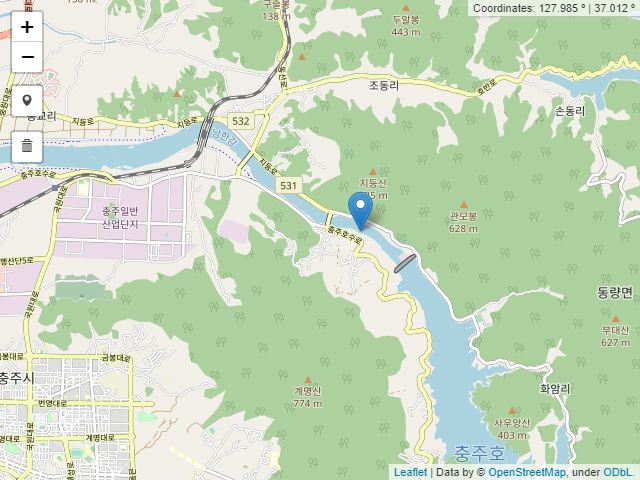
#> input picture complete_form/Add_widget/hi.png, 640 x 480 px
$ python 'Distance Algorithm.py'
#> lines starting #> are read from the running program, lines starting #| are printed output that depends on the picture; after the words box and inside, x2 and y2 are one past the last pixel; in counts of white or black regions, pixels touching at a corner belong together
### complete_form/Add_widget/Color_Extractor.py
from PIL import Image
import numpy as np
import sys

img = Image.open("hi.png")
#> img is the input picture: PIL image 640x480 RGBA; mean R, G, B, A 199.4, 218, 190.3, 255
# img.show()

np_img = np.array(img)
# [4 lines of commented-out code are left out]
RGB_Img = np_img[:,:,0:3]
# print(RGB_Img)

# for i in range(len(RGB_Img[0][0])):
for j in range(len(RGB_Img)):
    for k in range(len(RGB_Img[0])): ### RGB_Img[j][k][i]
        if RGB_Img[j][k][0] == 170 and RGB_Img[j][k][1] == 211 and RGB_Img[j][k][2] == 223:
            RGB_Img[j][k][0] = 255
            RGB_Img[j][k][1] = 255
            RGB_Img[j][k][2] = 255
        else:
            RGB_Img[j][k][0] = 0
            RGB_Img[j][k][1] = 0
            RGB_Img[j][k][2] = 0
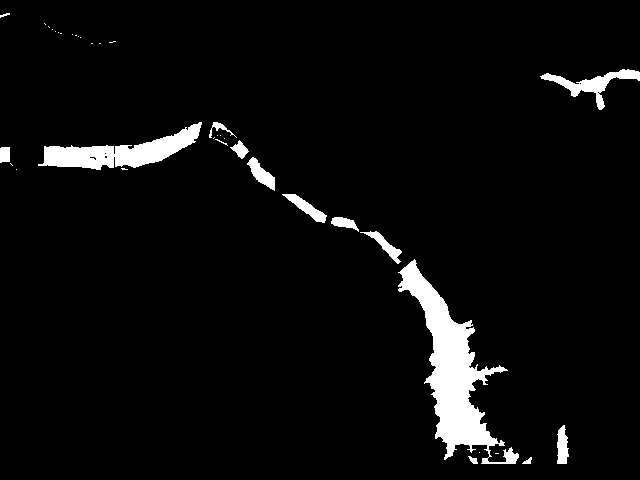
#> RGB_Img: shape (480, 640, 3); 4.6% white; 37 white regions (23 under 20 px), largest, box (x1, y1, x2, y2) and area: (398, 259, 519, 464) 7378, (38, 122, 202, 170) 3164, (540, 69, 640, 110) 1084


# print("RGB_IMG : ", RGB_Img)

# np_to_IMG = Image.fromarray(RGB_Img, 'RGB')
# np_to_IMG.show()

binary_img = RGB_Img[:,:,0]
# Image.fromarray(binary_img).show()

distance_array = np.zeros(binary_img.shape)
# print(distance_array)
# 초기화
for i in range(len(binary_img)):
    for j in range(len(binary_img[0])):
        if binary_img[i][j] == 255:
            distance_array[i][j] = 1036800001
        elif binary_img[i][j] == 0:
            distance_array[i][j] = -1
        else:
            # print("error")
            pass

final_array = distance_array
#goal pixel
distance_array[183][399] = 0
#> distance_array: shape (480, 640) float64; min -1, max 1.04e+09, mean 47226374.1
current_pixel =[189,388]
print("here" , distance_array[current_pixel[0], current_pixel[1]])
#| here -1.0
for i in range(len(binary_img)):
    for j in range(len(binary_img[0])):
        if distance_array[i][j] == -1:
            pass
        else:
            Not_None_buffer = []
            for m in range(3):
                for n in range(3):
                    # print("m, n : ", m,n)
                    try:
                        if distance_array[i-1+m][j-1+n] != -1:
                            Not_None_buffer.append(distance_array[i-1+m][j-1+n])
                        else:
                            pass
                            # print("pass")
                    except:
                        pass
            # print(min(Not_None_buffer))
            # print("buffer : ", Not_None_buffer)

            check_array = np.array(1036800001) * len(Not_None_buffer)
            check_array = ( check_array == Not_None_buffer)
            if (len(Not_None_buffer) != 0) and False in check_array:
                # print("done")
                final_array[i][j] = min(Not_None_buffer) + 1
#> final_array: shape (480, 640) float64; min -1, max 1.04e+09, mean 47226374.1
            # print('final_array : ', final_array)

### complete_form/Add_widget/Distance Algorithm.py
import copy
import sys

from PIL import Image
import numpy as np

import Color_Extractor

binary_img = Color_Extractor.binary_img
print(binary_img)

# distance array initializing
# distance_img = np.Nan, sys.maxsize, 0
distance_img = np.zeros(binary_img.shape)
for i in range(len(binary_img)):
    for j in range(len(binary_img[0])):
        if binary_img[i][j] == 0:
            distance_img[i][j] = np.NaN
        elif binary_img[i][j] == 255:
            distance_img[i][j] = sys.maxsize

# print(distance_img)

distance_img[183][399] = 0
final_img = copy.deepcopy(distance_img)
current_pixel =[189,388]
counter = 0

#final_img : 0~value, sys.maxsize, np.NaN
while final_img[current_pixel[0]][current_pixel[1]] == sys.maxsize:
    print(++counter)
    inner_counter = 0

    for i in range(len(binary_img)):
        for j in range(len(binary_img[0])):
            if np.isnan(distance_img[i][j]):
                continue

            elif distance_img[i][j] != sys.maxsize:
                continue

            else:
                buffer = []
                for m in range(3):
                    for n in range(3):
                        if m == 1 and n == 1:
                            continue

                        try:
                            buffer.append(distance_img[i - 1 + m][j - 1 + n])
                        except Exception as e:
                            # print(e , "Occured -> pass")
                            pass

                buffer = [value for value in buffer if (not np.isnan(value)) and value != sys.maxsize]

                try:
                    final_img[i][j] = max(buffer) + 1
                except:
                    pass

    distance_img = copy.deepcopy(final_img)

np.set_printoptions(threshold=sys.maxsize)
# print(distance_img)
Image.fromarray(final_img).show()

np.save("./final_array", final_img)


# max(route_array)
# np.argmax()
